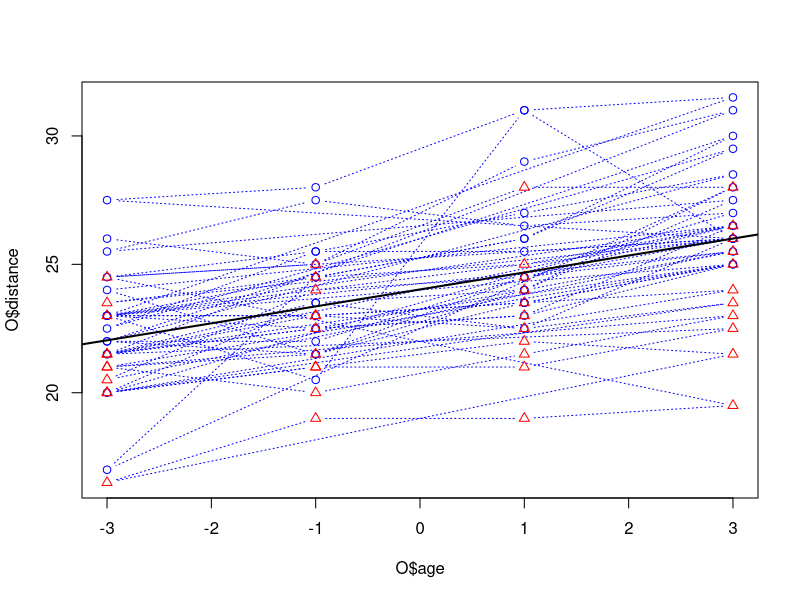

Write the R code that produced this figure. (Note: this script raises an error after producing the figure.)
## ---- chunk 1
knitr::opts_chunk$set(echo = TRUE)
require( nlme)
## ---- chunk 2
O <- as.data.frame( Orthodont) #simplify data
O$Subject <- factor( O$Subject, ordered=FALSE) # remove order of factor.
O$age <- O$age - 11 # center the independent variable.
names(O)
flm1 <- lm( distance ~ age, data=O)
summary( flm1)
plot( O$age, O$distance, type='b', lty='dotted',
      pch=c(1, 2)[O$Sex], col=c('blue', 'red')[O$Sex])
abline( flm1, lwd=2)
## ---- chunk 3
flm2 <- lmList( distance ~ age | Sex, data=O)
(sflm2 <- summary( flm2))
sflm2$adj.r.squared
plot( augPred( flm2, primary=~ age))
## ---- chunk 4
(cflm2 <- coef(sflm2))
cat( "Male Intr - 1 SD: ", cflm2[1,1,1] - cflm2[1,2,1], "\n")
cat( "Female Intr + 1 SD: ", cflm2[2,1,1] + cflm2[2,2,1], "\n")
cat( "Male slope - 1 SD: ", cflm2[1,1,2] - cflm2[1,2,2], "\n")
cat( "Female slope + 1 SD: ", cflm2[2,1,2] + cflm2[2,2,2], "\n")
## ---- chunk 5
plot( intervals( flm2))
## ---- chunk 6
flm3 <- lm( distance ~ age + Sex, data=O)
(sflm3 <- summary( flm3))
## ---- chunk 7
flm4 <- lm( distance ~ age * Sex, data=O)
(sflm4 <- summary( flm4))
## ---- chunk 8
flm5 <- lm( distance ~ age + Sex + Subject, data=O)
(sflm5 <- summary( flm5))
## ---- chunk 9
tmp <- confint( flm5)
tmp <- na.omit( tmp[ grep( "Subject", rownames( tmp)), ])
tmp <- tmp[ order( tmp[ ,1]), ]
barplot( height=tmp[ ,2]-tmp[,1], offset=tmp[, 1], horiz=TRUE, 
         xlim=c( min( tmp[ , 1]), max( tmp[ , 2])),
         panel.first=grid())
## ---- chunk 10
flm6 <- lmList( distance ~ age  | Subject, data=O)
#(sflm6 <- summary( flm6))
plot( augPred( flm6, primary=~ age))
## ---- chunk 11
plot( intervals( flm6))
## ---- chunk 12
fme1 <- lme(distance ~ age, random= ~ age | Subject, data = O)
summary( fme1)
# we must tell augPred what variable drives the model. Level 0 is the overall
# fixed effect, level 1 the subjects.
plot( augPred( fme1, primary= ~ age, level=c(0,1)))
## ---- chunk 13
fme2 <- lme( distance ~ age, data = O, random = ~ 1 | Subject) # just intercept
summary( fme2)
plot( augPred( fme2, primary= ~ age, level=c(0,1)))
## ---- chunk 14
cfme12 <- compareFits( coef( fme1), coef( fme2))
pairs( cfme12)
## ---- chunk 15
fme3 <- lme( distance ~ age + Sex, data = O, random = ~ 1 | Subject) 
# just intercept for each group
summary(fme3)
plot( augPred( fme3, primary= ~ age, level=c(0,1)))
## ---- chunk 16
fme4 <- lme( distance ~ age + Sex, data = O, random = ~ age | Subject) # just intercept
summary(fme4)
plot( augPred( fme4, primary= ~ age, level=c(0,1)))
## ---- chunk 17
cfme34 <- compareFits( coef( fme3), coef( fme4))
pairs( cfme34)
## ---- chunk 18
fme5 <- lme( distance ~ age * Sex, data = O, random = ~ 1 | Subject)
summary( fme5)
plot( augPred( fme5, primary= ~ age, level=c(0,1)))
## ---- chunk 19
fme6 <- lme( distance ~ age * Sex, data = O, random = ~ age | Subject)
summary( fme6)
plot( augPred( fme6, primary= ~ age, level=c(0,1)))
## ---- chunk 20
AIC( fme1, fme2, fme3, fme4, fme5, fme6)
## ---- chunk 21
qqnorm( fme5, abline=c(0,1), id=0.05, idLabels=paste(O$Subject,O$age))
## ---- chunk 22
plot(Orthodont[O$Subject %in% c('M09', 'M13'),])
## ---- chunk 23
qqnorm(fme5, ~ resid(., type = "p") | Sex, abline = c(0, 1))
## ---- chunk 24
qqnorm(fme5, ~ranef(.), abline=c(0,1))
## ---- chunk 25
plot( fme5, abs( resid(.)) ~ fitted(.), type=c("p", "smooth"))
## ---- chunk 26
plot( fme5, resid(.) ~ fitted(.) | Sex, type=c("p", "smooth"))
## ---- chunk 27
plot( fme5, Subject ~ resid(.))
## ---- chunk 28
plot( fme5, distance ~ fitted(.) | Subject, abline=c( 0, 1))
## ---- chunk 29
fme7 <- lme( distance ~ age + age:Sex, data = O, random = ~ 1 | Subject)
summary( fme7)
plot( augPred( fme7, primary= ~ age, level=c(0,1)))
## ---- chunk 30
fme8 <- lme( distance ~ age + age:Sex, data = O, random = ~ age | Subject)
summary( fme8)
plot( augPred( fme8, primary= ~ age, level=c(0,1)))
## ---- chunk 31
fme9 <- lme( distance ~ age, data = O, random = ~ age - 1 | Subject)
summary( fme9)
plot( augPred( fme9, primary= ~ age, level=c(0,1)))
## ---- chunk 32
Orth.new <-  # create a new copy of the groupedData object
  groupedData( distance ~ age | Subject,
              data = as.data.frame( Orthodont ),
              FUN = mean,
              outer = ~ Sex,
              labels = list( x = "Age",
                y = "Distance from pituitary to pterygomaxillary fissure" ),
              units = list( x = "(yr)", y = "(mm)") )
plot( Orth.new )         # trellis plot by Subject
formula( Orth.new )      # extractor for the formula
gsummary( Orth.new )     # apply summary by Subject
fm1 <- lme( Orth.new )   # fixed and groups formulae extracted from object
Orthodont2 <- update(Orthodont, FUN = mean)
## ---- chunk 33
gsummary(Orthodont)  # default summary by Subject
## gsummary with invariantsOnly = TRUE and omitGroupingFactor = TRUE
## determines whether there are covariates like Sex that are invariant
## within the repeated observations on the same Subject.
gsummary(Orthodont, inv = TRUE, omit = TRUE)
## ---- chunk 34
fm1 <- lmList(Orthodont)
fm2 <- lme(fm1)
summary(fm1)
summary(fm2)
